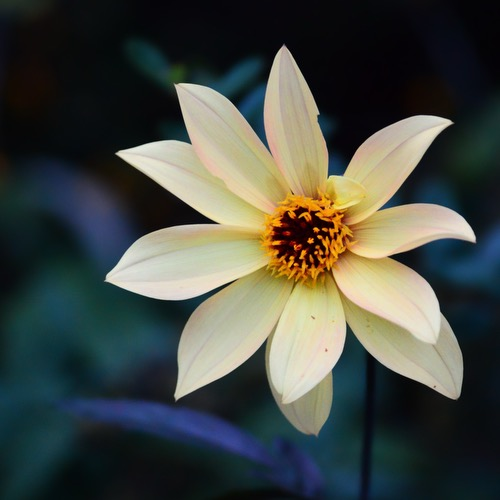
#> input picture shapedLasso/flower.jpeg, 500 x 500 px
$ python main.py
#> lines starting #> are read from the running program, lines starting #| are printed output that depends on the picture
import cv2
import numpy as np

#global variables that store selected points
points = []
shapes = []
mask = []
dots = []

#mouse callback function to capture points for shapes
def mouse_callback(event, x, y, flags, param):
    global points

    if event == cv2.EVENT_LBUTTONUP:
        points.append((x, y))
        cv2.circle(dots, (x, y), 5, (0, 0, 255), -1)

#load image for area selection
image_path = 'flower.jpeg'
image = cv2.imread(image_path)
#> image is the input picture: shape (500, 500, 3); mean B, G, R 67.2, 73.9, 69.4

mask = np.zeros_like(image)
dots = np.zeros_like(image)

cv2.namedWindow("Image")
cv2.setMouseCallback('Image', mouse_callback)

while True:
    combined_image = cv2.addWeighted(image, 0.7, mask, 0.3, 0)
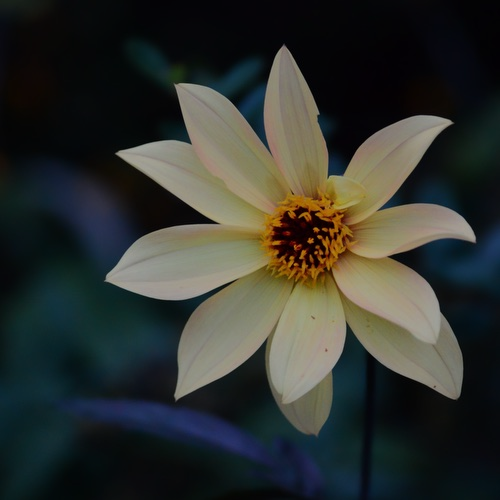
#> combined_image: shape (500, 500, 3); mean B, G, R 47.1, 51.7, 48.6
    combined_image = cv2.addWeighted(combined_image, 0.7, dots, 0.3, 0)
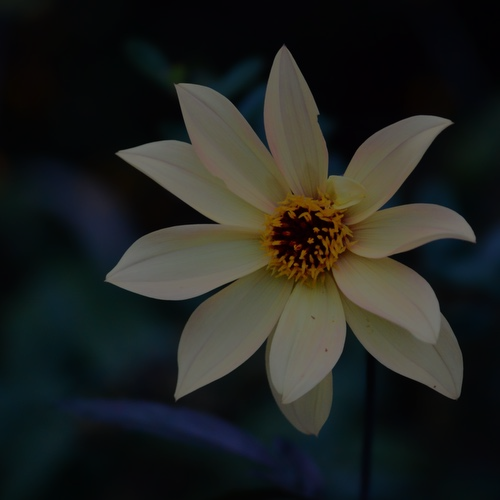
#> combined_image: shape (500, 500, 3); mean B, G, R 32.9, 36.2, 34
    cv2.imshow('Image', combined_image)
    key = cv2.waitKey(1)
#> (key x is pressed here)

    #press x to reset points for new selection
    if key == ord('x'):
        points = []
        shapes = []
        mask = np.zeros_like(image)
        dots = np.zeros_like(image)

    #press c to draw circle
    elif key == ord('c'):
        if len(points) == 2:
            radius = int(cv2.norm(np.array(points[1]) - np.array(points[0])))
            cv2.circle(mask, points[0], radius, (255, 255, 255), -1)

            circle_points = cv2.ellipse2Poly(points[0], (radius, radius), 0, 0, 360, 1)
            shapes.append(circle_points)
            dots = np.zeros_like(image)
            points = []

    #press e to draw ellipse
    elif key == ord('e'):
        if len(points) == 5:
            center, axes, angle = cv2.fitEllipse(np.array(points))
            center = (int(center[0]), int(center[1]))
            axes = (int(axes[0]/2), int(axes[1]/2))
            angle = int(angle)
            cv2.ellipse(mask, center, axes, angle, 0, 360, (255, 255, 255), -1)

            ellipse_points = cv2.ellipse2Poly(center, axes, angle, 0, 360, 1)
            shapes.append(ellipse_points)
            dots = np.zeros_like(image)
            points = []

    #press p to draw polygon
    elif key == ord('p'):
        if len(points) >= 5:
            #draw a polygon using all selected points (polygonal selection)
            pts = np.array(points, np.int32)
            pts = pts.reshape((-1, 1, 2))
            cv2.fillPoly(mask, [pts], (255, 255, 255))
            shapes.append(pts)
            dots = np.zeros_like(image)
            points = []

    #press q to submit selection and quit
    elif key == ord('q'):
        break

cv2.fillPoly(mask, shapes, (255, 255, 255))
#> mask: shape (500, 500, 3); every value is 0
selected_area = cv2.bitwise_and(image, mask)

#save selected area of the shape
#cv2.imwrite("saved_image.jpg", selected_area)

#display selected area
cv2.imshow("Selected Area", selected_area)
cv2.waitKey(0)
cv2.destroyAllWindows()
